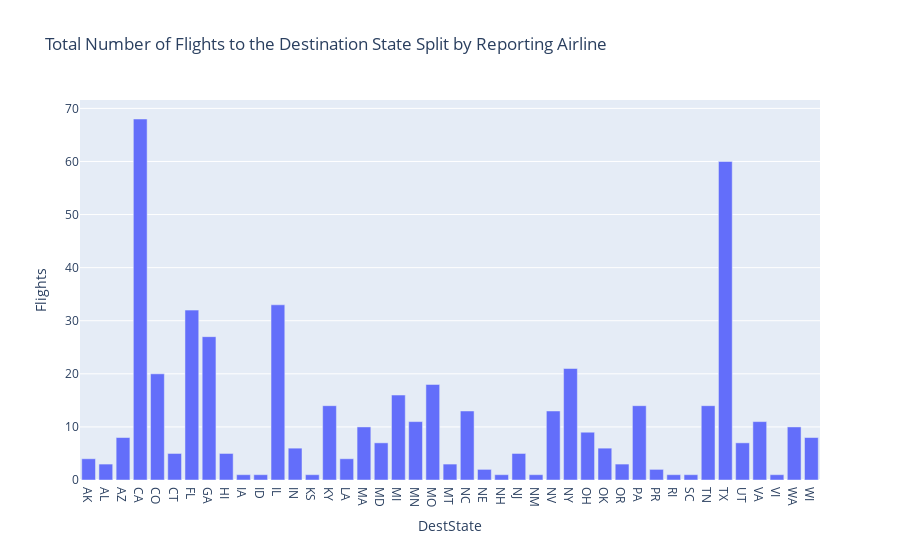

Source (notebook cell):
### Code cell
# Use plotly express bar chart function px.bar. Provide input data, x and y axis variable, and title of the chart.
# This will give total number of flights to the destination state.
fig = px.bar(bar_data, x='DestState', y='Flights', title='Total Number of Flights to the Destination State Split by Reporting Airline') 
fig.show()

### Figure 1 — Plotly figure (JSON) as saved in the notebook; plotly's stock layout.template omitted (floating-point values rounded to 4 significant figures)
{"data": [{"alignmentgroup": "True", "hovertemplate": "DestState=%{x}<br>Flights=%{y}<extra></extra>", "legendgroup": "", "marker": {"color": "#636efa", "pattern": {"shape": ""}}, "name": "", "offsetgroup": "", "orientation": "v", "showlegend": false, "textposition": "auto", "x": ["AK", "AL", "AZ", "CA", "CO", "CT", "FL", "GA", "HI", "IA", "ID", "IL", "IN", "KS", "KY", "LA", "MA", "MD", "MI", "MN", "MO", "MT", "NC", "NE", "NH", "NJ", "NM", "NV", "NY", "OH", "OK", "OR", "PA", "PR", "RI", "SC", "TN", "TX", "UT", "VA", "VI", "WA", "WI"], "xaxis": "x", "y": [4, 3, 8, 68, 20, 5, 32, 27, 5, 1, 1, 33, 6, 1, 14, 4, 10, 7, 16, 11, 18, 3, 13, 2, 1, 5, 1, 13, 21, 9, 6, 3, 14, 2, 1, 1, 14, 60, 7, 11, 1, 10, 8], "yaxis": "y", "type": "bar"}], "layout": {"xaxis": {"anchor": "y", "domain": [0, 1], "title": {"text": "DestState"}, "type": "category", "range": [-0.5, 42.5], "autorange": true}, "yaxis": {"anchor": "x", "domain": [0, 1], "title": {"text": "Flights"}, "type": "linear", "range": [0, 71.58], "autorange": true}, "legend": {"tracegroupgap": 0}, "title": {"text": "Total Number of Flights to the Destination State Split by Reporting Airline"}, "barmode": "relative", "autosize": true}}
